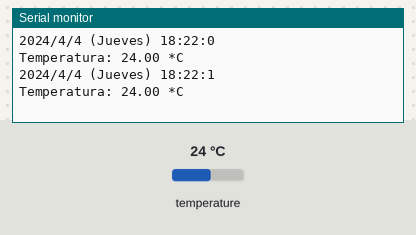
Bench run of a sketch on a simulated Arduino Uno, built with avr-gcc and run on an emulated ATmega328P. On the bench: the last lines printed to the serial monitor. Inputs (shaded band) come from the test bench; at power-on: temperature 24 °C. The local clock reads 2024-03-15 10:24:30 at power-on unless the sketch sets it.

Above: at 1.8 s.
1.9 s: temperature set to 12 °C
At 2.7 s:
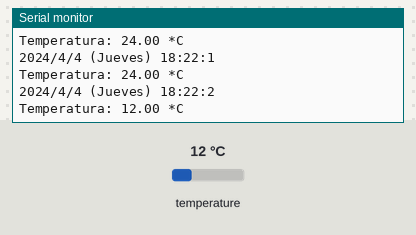
3.4 s: temperature set to 19 °C
At 4.5 s:
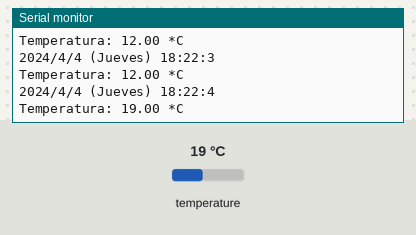
Timing chart, 0 to 6.4 s (numbered marks = the images above; inputs shaded):
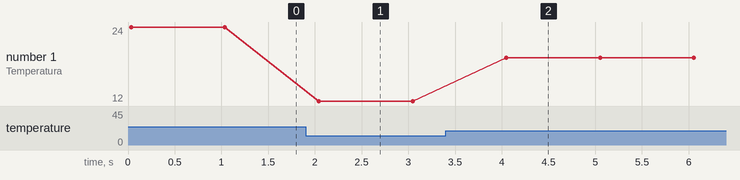

Measured:
- after the input at 1.9 s, the serial monitor: prints a new line after 0.14 s (image 1)
- after the input at 3.4 s, the serial monitor: prints a new line after 0.65 s (image 2)
- plotted number 1: 24 → 12 after the input at 1.9 s, 12 → 19 after the input at 3.4 s

The sketch:

2_base_RTC.ino
```cpp
#include <RTClib.h>


RTC_DS3231 modulo_rtc;


char DiasDeLaSemana[7][12] = {"Domingo", "Lunes", "Martes", "Miercoles", "Jueves", "Viernes", "Sabado"};


void setup () {

  Serial.begin(9600);

  if( !modulo_rtc.begin() )
  {
    Serial.println("No se encontró ningun RTC");
    Serial.flush();
    abort();
  }

   modulo_rtc.adjust(DateTime(F(__DATE__), F(__TIME__)));

   modulo_rtc.adjust(DateTime(2024, 4, 4, 18, 22, 0));


}


void loop () {


DateTime ahora = modulo_rtc.now();


       Serial.print(ahora.year());

       Serial.print('/');

       Serial.print(ahora.month());

       Serial.print('/');

       Serial.print(ahora.day());

       Serial.print(" (");

       Serial.print(DiasDeLaSemana[ahora.dayOfTheWeek()]);

       Serial.print(") ");

       Serial.print(ahora.hour());

       Serial.print(':');

       Serial.print(ahora.minute());

       Serial.print(':');

       Serial.print(ahora.second());

       Serial.println();


       Serial.print("Temperatura: ");

       Serial.print(modulo_rtc.getTemperature());

       Serial.println(" *C");


       Serial.println();

       delay(1000);

}
```
